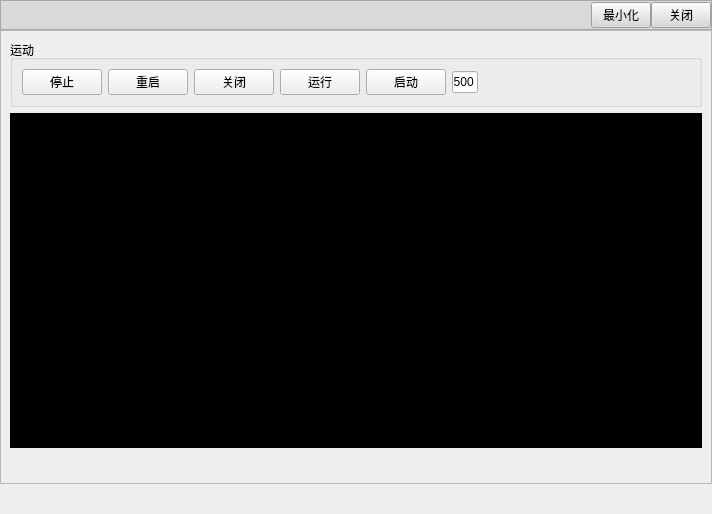
<?xml version="1.0" encoding="UTF-8"?>
<ui version="4.0">
 <class>dataShowForm</class>
 <widget class="QWidget" name="dataShowForm">
  <property name="geometry">
   <rect>
    <x>0</x>
    <y>0</y>
    <width>712</width>
    <height>514</height>
   </rect>
  </property>
  <property name="windowTitle">
   <string>Form</string>
  </property>
  <layout class="QGridLayout" name="gridLayout">
   <property name="leftMargin">
    <number>0</number>
   </property>
   <property name="topMargin">
    <number>0</number>
   </property>
   <property name="rightMargin">
    <number>0</number>
   </property>
   <property name="bottomMargin">
    <number>0</number>
   </property>
   <property name="spacing">
    <number>0</number>
   </property>
   <item row="0" column="0">
    <widget class="QFrame" name="frame_2">
     <property name="minimumSize">
      <size>
       <width>0</width>
       <height>30</height>
      </size>
     </property>
     <property name="maximumSize">
      <size>
       <width>16777215</width>
       <height>35</height>
      </size>
     </property>
     <property name="styleSheet">
      <string notr="true">background-color: rgb(217, 217, 217);</string>
     </property>
     <property name="frameShape">
      <enum>QFrame::StyledPanel</enum>
     </property>
     <property name="frameShadow">
      <enum>QFrame::Raised</enum>
     </property>
     <layout class="QGridLayout" name="gridLayout_4">
      <property name="leftMargin">
       <number>0</number>
      </property>
      <property name="topMargin">
       <number>0</number>
      </property>
      <property name="rightMargin">
       <number>0</number>
      </property>
      <property name="bottomMargin">
       <number>0</number>
      </property>
      <property name="spacing">
       <number>0</number>
      </property>
      <item row="0" column="0">
       <spacer name="horizontalSpacer">
        <property name="orientation">
         <enum>Qt::Horizontal</enum>
        </property>
        <property name="sizeHint" stdset="0">
         <size>
          <width>587</width>
          <height>17</height>
         </size>
        </property>
       </spacer>
      </item>
      <item row="0" column="1">
       <widget class="QPushButton" name="pushButton_min">
        <property name="maximumSize">
         <size>
          <width>60</width>
          <height>16777215</height>
         </size>
        </property>
        <property name="text">
         <string>最小化</string>
        </property>
       </widget>
      </item>
      <item row="0" column="2">
       <widget class="QPushButton" name="pushButton_closeform">
        <property name="maximumSize">
         <size>
          <width>60</width>
          <height>16777215</height>
         </size>
        </property>
        <property name="text">
         <string>关闭</string>
        </property>
       </widget>
      </item>
     </layout>
    </widget>
   </item>
   <item row="1" column="0">
    <widget class="QFrame" name="frame">
     <property name="frameShape">
      <enum>QFrame::StyledPanel</enum>
     </property>
     <property name="frameShadow">
      <enum>QFrame::Raised</enum>
     </property>
     <layout class="QGridLayout" name="gridLayout_2">
      <item row="1" column="0">
       <widget class="QTextEdit" name="textEdit_recv">
        <property name="styleSheet">
         <string notr="true">background-color: rgb(0, 0, 0);</string>
        </property>
       </widget>
      </item>
      <item row="0" column="0">
       <widget class="QGroupBox" name="groupBox_4">
        <property name="minimumSize">
         <size>
          <width>0</width>
          <height>51</height>
         </size>
        </property>
        <property name="title">
         <string>运动</string>
        </property>
        <layout class="QGridLayout" name="gridLayout_3">
         <item row="0" column="1">
          <widget class="QPushButton" name="pushButton_stop">
           <property name="text">
            <string>停止</string>
           </property>
          </widget>
         </item>
         <item row="0" column="5">
          <spacer name="horizontalSpacer_4">
           <property name="orientation">
            <enum>Qt::Horizontal</enum>
           </property>
           <property name="sizeHint" stdset="0">
            <size>
             <width>40</width>
             <height>20</height>
            </size>
           </property>
          </spacer>
         </item>
         <item row="0" column="4">
          <widget class="QPushButton" name="pushButton_run">
           <property name="text">
            <string>运行</string>
           </property>
          </widget>
         </item>
         <item row="0" column="0">
          <spacer name="horizontalSpacer_3">
           <property name="orientation">
            <enum>Qt::Horizontal</enum>
           </property>
           <property name="sizeHint" stdset="0">
            <size>
             <width>40</width>
             <height>20</height>
            </size>
           </property>
          </spacer>
         </item>
         <item row="0" column="6">
          <widget class="QPushButton" name="pushButton_start">
           <property name="text">
            <string>启动</string>
           </property>
          </widget>
         </item>
         <item row="0" column="2">
          <widget class="QPushButton" name="pushButton_reboot">
           <property name="text">
            <string>重启</string>
           </property>
          </widget>
         </item>
         <item row="0" column="9">
          <widget class="QLabel" name="label_bmq_duoquan">
           <property name="minimumSize">
            <size>
             <width>100</width>
             <height>0</height>
            </size>
           </property>
           <property name="text">
            <string/>
           </property>
          </widget>
         </item>
         <item row="0" column="8">
          <widget class="QLabel" name="label_bmq_danquan">
           <property name="minimumSize">
            <size>
             <width>100</width>
             <height>0</height>
            </size>
           </property>
           <property name="text">
            <string/>
           </property>
          </widget>
         </item>
         <item row="0" column="3">
          <widget class="QPushButton" name="pushButton_close">
           <property name="text">
            <string>关闭</string>
           </property>
          </widget>
         </item>
         <item row="0" column="7">
          <widget class="QLineEdit" name="lineEdit">
           <property name="text">
            <string>8500</string>
           </property>
          </widget>
         </item>
        </layout>
       </widget>
      </item>
      <item row="2" column="0">
       <widget class="QLabel" name="label_time">
        <property name="minimumSize">
         <size>
          <width>0</width>
          <height>20</height>
         </size>
        </property>
        <property name="text">
         <string/>
        </property>
       </widget>
      </item>
     </layout>
    </widget>
   </item>
   <item row="2" column="0">
    <widget class="QLabel" name="label_status">
     <property name="minimumSize">
      <size>
       <width>0</width>
       <height>30</height>
      </size>
     </property>
     <property name="text">
      <string/>
     </property>
    </widget>
   </item>
  </layout>
 </widget>
 <resources/>
 <connections/>
</ui>
